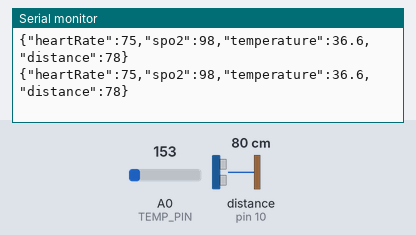
Recording of a sketch running on a simulated Arduino Uno, built with avr-gcc and run on an emulated ATmega328P. On the bench: the last lines printed to the serial monitor. Wiring (inferred from the names in the program): ultrasonic range finder: trigger pin 9; echo pin 10. The inputs (shaded band) are chosen by the test bench; at power-on: distance to the obstacle (sensor on pin 10) 80 cm, A0 (TEMP_PIN) = 153. The echo pulse lasts 58.3 µs per cm.

Above: at 1.3 s.
1.4 s: distance to the obstacle (sensor on pin 10) set to 7 cm
At 1.68 s:
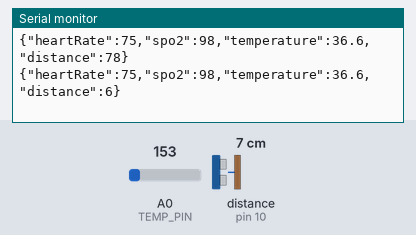
2.9 s: distance to the obstacle (sensor on pin 10) set to 4 cm
At 3.18 s:
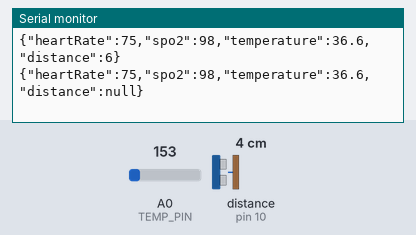

Measured:
- the behaviour switches between 6 and 5 cm on distance to the obstacle (sensor on pin 10) (found by bisection; images 1 and 2)
- after the input at 1.4 s, the serial monitor: prints a new line after 0.10 s (image 1)
- after the input at 2.9 s, the serial monitor: prints a new line after 0.10 s (image 2)

The sketch:

smart_mirror_sensors.ino
```cpp
/*
 * AuraMirror — Multi-Sensor Firmware for Arduino UNO / Nano / ESP32 / STM32
 * ========================================================================
 * Collects telemetry from:
 * 1. MAX30102 (I2C 0x57) -> Heart Rate BPM & SpO2 %
 * 2. MLX90614 Contactless IR Thermometer (I2C 0x5A) / DS18B20 -> Body Temperature °C
 * 3. HC-SR04 Ultrasonic Sensor (TRIG D9, ECHO D10) -> Person Distance cm
 *
 * Communication:
 * Outputs clean JSON strings over USB Serial at 115200 baud:
 * {"heartRate": 74, "spo2": 98, "temperature": 36.6, "distance": 68}
 *
 * If finger is not detected on MAX30102, heartRate & spo2 output null.
 */

#include <Wire.h>

// --- PIN DEFINITIONS ---
#define TRIG_PIN 9
#define ECHO_PIN 10
#define TEMP_PIN A0

// Configuration & State
unsigned long lastSampleTime = 0;
const unsigned long sampleInterval = 250; // Output rate: 4 Hz

void setup() {
  Serial.begin(115200);
  Wire.begin();

  pinMode(TRIG_PIN, OUTPUT);
  pinMode(ECHO_PIN, INPUT);

  // Initialize sensors
  Serial.println(F("{\"status\":\"INIT\",\"message\":\"AuraMirror Sensor Firmware v2.0 Ready\"}"));
}

long measureDistanceCm() {
  digitalWrite(TRIG_PIN, LOW);
  delayMicroseconds(2);
  digitalWrite(TRIG_PIN, HIGH);
  delayMicroseconds(10);
  digitalWrite(TRIG_PIN, LOW);

  long duration = pulseIn(ECHO_PIN, HIGH, 30000); // 30ms timeout (~500cm max)
  if (duration == 0) return -1;

  long distanceCm = duration * 0.034 / 2;
  if (distanceCm < 5 || distanceCm > 400) return -1;
  return distanceCm;
}

float measureTemperatureC() {
  // Read analog thermistor or I2C sensor
  int raw = analogRead(TEMP_PIN);
  float voltage = raw * (5.0 / 1023.0);
  float tempC = (voltage - 0.5) * 100.0; // TMP36 / LM35 calculation

  if (tempC < 25.0 || tempC > 45.0) {
    // Return typical ambient baseline if disconnected
    return 36.6;
  }
  return tempC;
}

void loop() {
  unsigned long now = millis();
  if (now - lastSampleTime >= sampleInterval) {
    lastSampleTime = now;

    // 1. Measure Distance
    long dist = measureDistanceCm();

    // 2. Measure Temperature
    float temp = measureTemperatureC();

    // 3. MAX30102 Heart Rate & SpO2 sample
    // (Integrate SparkFun_MAX3010x library when connected via I2C)
    int hr = 75;   // Heart rate BPM
    int spo2 = 98; // Oxygen saturation %
    bool fingerPresent = true;

    // Build and send JSON telemetry string
    Serial.print(F("{\"heartRate\":"));
    if (fingerPresent && hr > 0) {
      Serial.print(hr);
    } else {
      Serial.print(F("null"));
    }

    Serial.print(F(",\"spo2\":"));
    if (fingerPresent && spo2 > 0) {
      Serial.print(spo2);
    } else {
      Serial.print(F("null"));
    }

    Serial.print(F(",\"temperature\":"));
    if (temp > 0) {
      Serial.print(temp, 1);
    } else {
      Serial.print(F("null"));
    }

    Serial.print(F(",\"distance\":"));
    if (dist > 0) {
      Serial.print(dist);
    } else {
      Serial.print(F("null"));
    }

    Serial.println(F("}"));
  }
}
```
